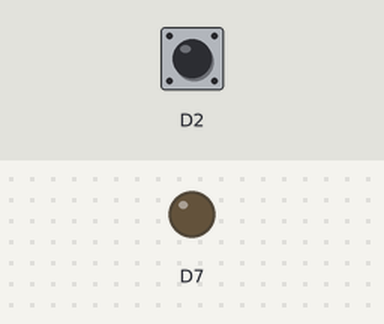
A sketch run on a simulated ESP8266 (NodeMCU). On the bench: output pins drawn as LEDs (lit = HIGH). The test bench sets the inputs (shaded band); at power-on: D2 HIGH. What the sketch prints to the serial monitor is not drawn.

Above: at 1.2 s.
1.3 s: D2 pulled LOW for 0.15 s
At 1.37 s:
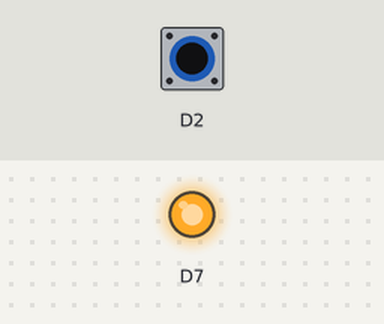
2.9 s: D2 pulled LOW for 3.2 s
At 6.9 s:
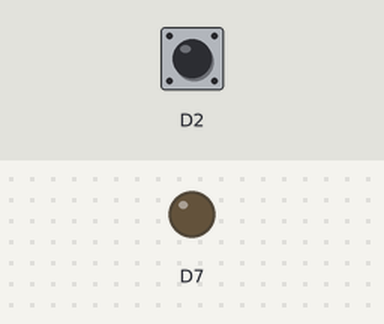
Timing chart, 0 to 8.4 s (numbered marks = the images above; inputs shaded):
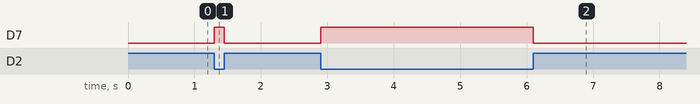

Measured:
- after the input at 1.3 s, D7: LOW → HIGH at once, → LOW 0.15 s later
- after the input at 2.9 s, D7: LOW → HIGH at once, → LOW 3.2 s later

The sketch:

DigitalInputPullup.ino
```cpp
/*
************************************************************************
* @author  :  IntoRobot Team
* @version :  V1.0.0
* @date    :  03-30-15
************************************************************************
 This application example code is in the public domain.
 This example is modified from arduino example

 Input Pullup Serial

 This example demonstrates the use of pinMode(INPUT_PULLUP). It reads a
 digital input on pin 2 and prints the results to the serial monitor.

 The circuit:
 * Momentary switch attached from pin 2 to ground
 * Built-in LED on pin 13

 Unlike pinMode(INPUT), there is no pull-down resistor necessary. An internal
 20K-ohm resistor is pulled to 5V. This configuration causes the input to
 read HIGH when the switch is open, and LOW when it is closed.
*/

void setup()
{
    //start serial connection
    Serial.begin(115200);
    //configure pin2 as an input and enable the internal pull-up resistor
    pinMode(D2, INPUT_PULLUP);
    pinMode(D7, OUTPUT);
}

void loop()
{
    //read the pushbutton value into a variable
    int sensorVal = digitalRead(D2);
    //print out the value of the pushbutton
    Serial.println(sensorVal);

    // Keep in mind the pullup means the pushbutton's
    // logic is inverted. It goes HIGH when it's open,
    // and LOW when it's pressed. Turn on pin 13 when the
    // button's pressed, and off when it's not:
    if (sensorVal == HIGH)
    {
        digitalWrite(D7, LOW);
    }
    else
    {
        digitalWrite(D7, HIGH);
    }
}
```
